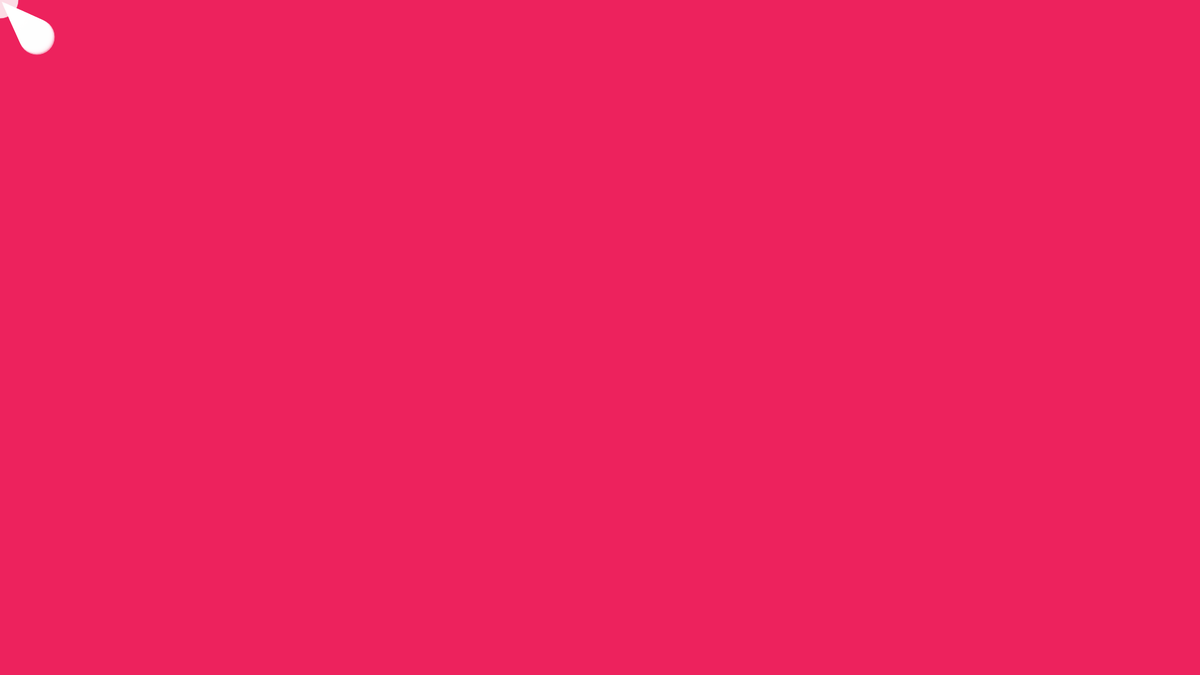
Frame 1 (no input)
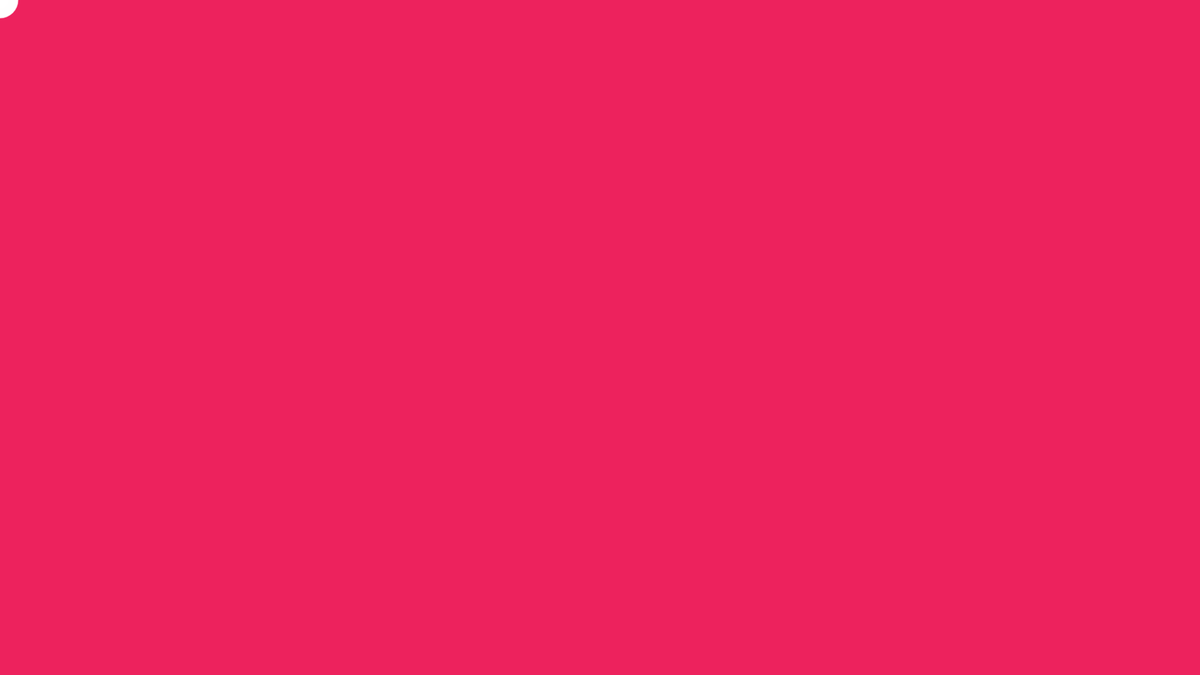
Frame 60 (no input)
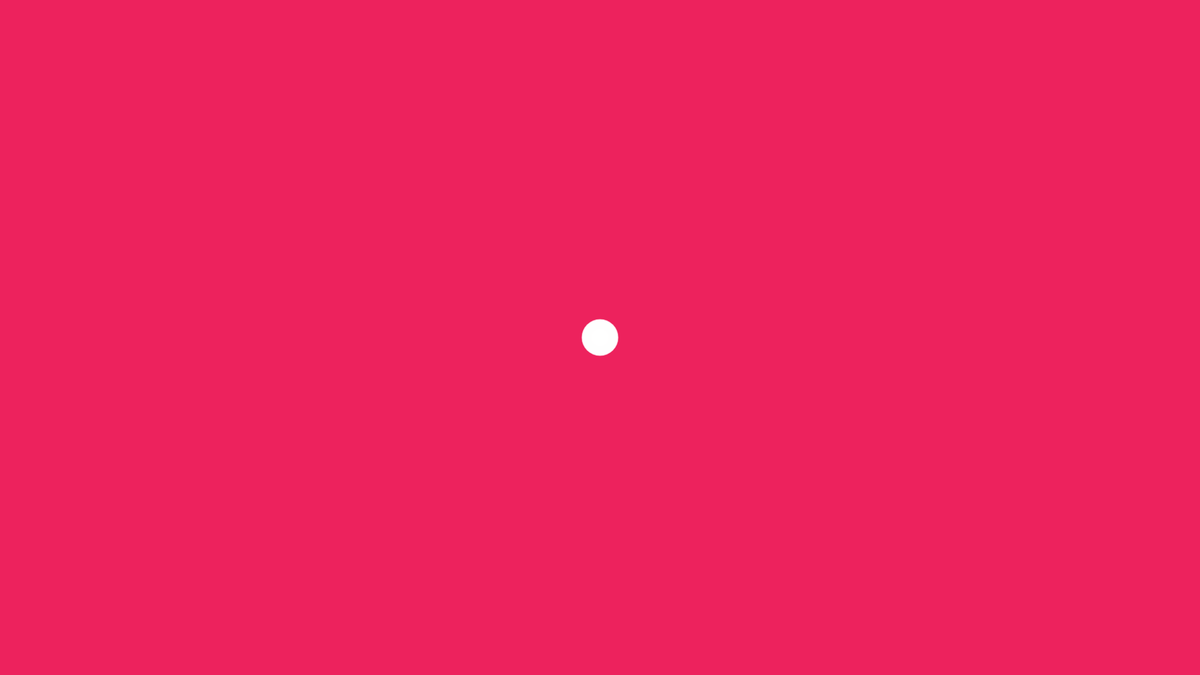
Frame 120 (the mouse pressed at the canvas centre since frame 60)

The p5.js sketch that drew these frames (run headless with seeded random() and noise() and a simulated clock; from frame 60 on, the mouse is pressed at the canvas centre):

// p5.js sketch
// ── sketch.js
let num = 60;
let mx = [];
let my = [];

function setup() {
  createCanvas(1920, 1080);
  noStroke();
  fill(255, 153);
  for (let i = 0; i < num; i++) {
    mx.push(i);
    my.push(i);
  }
}

function draw() {
  background(237, 34, 93);

  // Cycle through the array, using a different entry on each frame.
  // Using modulo (%) like this is faster than moving all the values over.
  let which = frameCount % num;
  mx[which] = mouseX;
  my[which] = mouseY;

  for (let i = 0; i < num; i++) {
    // which+1 is the smallest (the oldest in the array)
    let index = (which + 1 + i) % num;
    ellipse(mx[index], my[index], i, i);
  }
}
